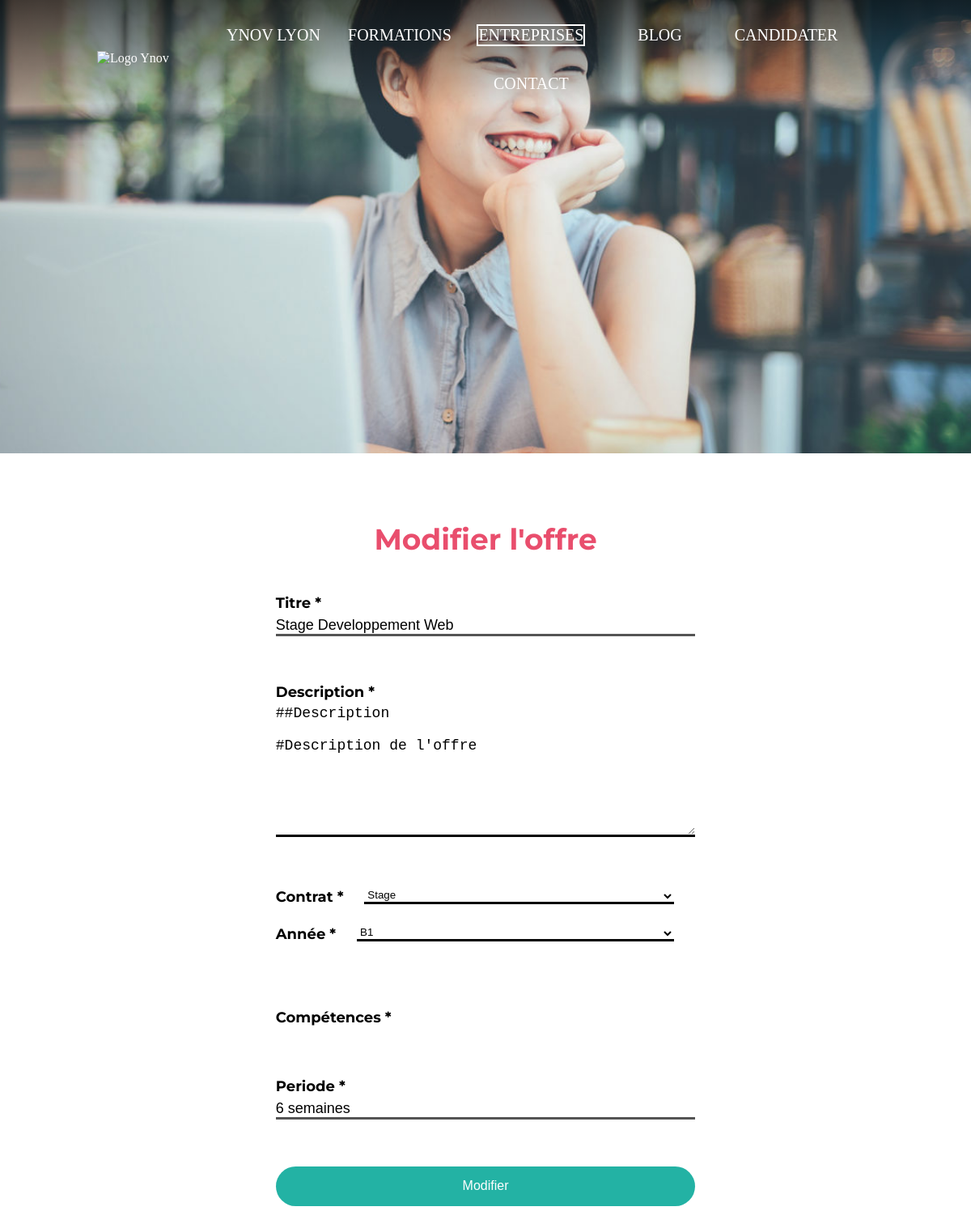
/editProfil/8, run on the app's committed database.
### tables this page shows
CREATE TABLE IF NOT EXISTS `osi_offer` (
  `id` int(11) UNSIGNED NOT NULL AUTO_INCREMENT,
  `title` varchar(255) NOT NULL DEFAULT '',
  `year` int(10) NOT NULL,
  `formation` int(11) NOT NULL,
  `contract` int(11) NOT NULL,
  `description` text NOT NULL,
  `period` varchar(255) DEFAULT NULL,
  PRIMARY KEY (`id`)
);

### src/functions.php (called while the page is built, shortened)
<?php
require_once('class.php');
$connection = new Connection("mysql:dbname=osi;host=127.0.0.1", "root", "");
$contracts = $connection->getTableContract();
$formations = $connection->getTableFormation();
$years = $connection->getTableYear();
if(isset($idFormation)){
    initOffers();
    initProfils();
}
function initOffers(){
    global $idFormation;
    $connection = getConnection();
    if($idFormation > 0 ){
        $offers = $connection->getTableOfferFormation($idFormation);
    }else{
        $offers = $connection->getTableOffer();
    }
}
function initProfils(){
    global $offers;
    $profils = updateProfil($offers, getConnection());
}
function getConnection(){
    global $connection;
    return $connection;
}
function getContracts(){
    global $contracts;
    return $contracts;
}
function getYears(){
    global $years;
    return $years;
}
function getFormations(){
    global $formations;
    return $formations;
}
function updateProfil($_offers, $_connection)
{
    $profils = null;
    foreach ($_offers as $key=> $item) {
        $itemSkills = NULL;
        $skills = $_connection->getTableUniqSkill($key);
        foreach ($skills as $skill) {
            $itemSkills[]=$skill['name'];
        }
        $profils[$key] = new Profil(
            $key, $item["title"],
            getContracts()[$item["contract"]]['name'],
            getYears()[$item["year"]]['name'],
            getFormations()[$item["formation"]]["name"],
            $item["description"],
            $item["period"],
            $itemSkills
        );
    }
    return $profils;
}
 ?>

### src/class/Connection.php (called while the page is built, shortened)
<?php
    class Connection
    {
        private $connection;
        function __construct(string $_dsn, string $_user, string $_pwd)
        {
            $this->connection = new PDO($_dsn, $_user, $_pwd);
        }
        public function getTableOffer()
        {
            $statement = $this->connection->prepare("
                SELECT * FROM osi_offer
            ");
            $statement->execute();
            $offer = $statement->fetchAll(PDO::FETCH_GROUP|PDO::FETCH_ASSOC|PDO::FETCH_UNIQUE);
            return $offer;
        }
        public function getTableUniqSkill($_id)
        {
            $statement = $this->connection->prepare("
                SELECT osi_skill.id, `name` FROM `osi_skill`,`osi_offer_skill` WHERE osi_offer_skill.offer_id = :_id AND osi_offer_skill.skill_id = osi_skill.id
            ");
            $statement->bindValue(':_id', $_id);
            $statement->execute();
            $UniqSkill = $statement->fetchAll(PDO::FETCH_GROUP|PDO::FETCH_ASSOC|PDO::FETCH_UNIQUE);
            return $UniqSkill;
        }
        public function getTableContract()
        {
            $statement = $this->connection->prepare("
                SELECT * FROM osi_contract
            ");
            $statement->execute();
            $contracts = $statement->fetchAll(PDO::FETCH_GROUP|PDO::FETCH_ASSOC|PDO::FETCH_UNIQUE);
            return $contracts;
        }
        public function getTableFormation()
        {
            $statement = $this->connection->prepare("
                SELECT * FROM osi_formation
            ");
            $statement->execute();
            $offerSkills = $statement->fetchAll(PDO::FETCH_GROUP|PDO::FETCH_ASSOC|PDO::FETCH_UNIQUE);
            return $offerSkills;
        }
        public function getTableYear()
        {
            $statement = $this->connection->prepare("
                SELECT * FROM osi_niveau_etude
            ");
            $statement->execute();
            $years = $statement->fetchAll(PDO::FETCH_GROUP|PDO::FETCH_ASSOC|PDO::FETCH_UNIQUE);
            return $years;
        }
    }
 ?>

### src/profilUpdate.php (the view, shortened to what this page needs)
<?php
    require_once("functions.php");
    $title= "Modification du profil: ".$profils[$idProfil]->getTitle();
    $description="Modification de l'offre:".$profils[$idProfil]->getDescription();
?>
<!doctype html>
<html lang="en">
<head>
    <meta name="description" content="<?php printf($description)?>">
    <meta property="og:title" content="<?php printf($title) ?>">
    <meta property="og:description" content="<?php printf($description) ?>">
    <link rel="stylesheet" href="../css/style.css"/>
</head>
<body>
    <header class="header text_headfoot">
        <nav class="header_ahead">
            <picture class="header_ahead_element header_ahead_logo">
                <img class="header_ahead_logo_img" src="../img/logo_ynov_campus_rvb_blanc.png" alt="Logo Ynov">
            </picture>
            <ul class="header_ahead_element text_header_title header_ahead_menu">
                <li class="header_ahead_menu_element">
                    <a class="" href="">YNOV LYON</a>
                </li>
                <li class="header_ahead_menu_element">
                    <a class="" href="">FORMATIONS</a>
                </li>
                <li class="header_ahead_menu_element header_ahead_element_select">
                    <a class="" href="/home/">ENTREPRISES</a>
                </li>
                <li class="header_ahead_menu_element">
                    <a class="" href="">BLOG</a>
                </li>
                <li class="header_ahead_menu_element">
                    <a class="" href="">CANDIDATER</a>
                </li>
                <li class="header_ahead_menu_element">
                    <a class="" href="">CONTACT</a>
                </li>
            </ul>
        </nav>
    </header>
    <main  class="text_page">
        <section class="margin_section padding_side">
            <form class="form update" action="<?=$idProfil?>" method="post">
                <h1 class="text_h"> Modifier l'offre</h1>
                <div class="form_element text_page_left">
                    <h4 class="text_h  ">Titre *</h4>
                    <input type="text" name="title" value="<?= $profils[$idProfil]->getTitle()?>" placeholder="<?= $profils[$idProfil]->getTitle()?>">
                </div>
                <div class="form_element text_page_left">
                    <h4 class="text_h ">Description *</h4>
                    <textarea name="description" rows="8" cols="80" placeholder="" ><?= $profils[$idProfil]->getDescription()?></textarea>
                </div>
                <div class="form_element form_element_row">
                    <div class="form_select">
                        <h4 class="text_h form_select_element">Contrat *</h4>
                        <select class="form_select_element" name="contract">
                            <option value="<?= $offers[$idProfil]["contract"]?>"><?= $profils[$idProfil]->getContract()?> </option>
                        </select>
                    </div>
                    <div class="form_select">
                        <h4 class="text_h   form_select_element">Année *</h4>
                        <select class="form_select_element" name="year">
                            <option value="<?= $offers[$idProfil]["year"] ?>"> <?= $profils[$idProfil]->getYear()?></option>
                        </select>
                    </div>
                </div>
                <div class="form_element form_check text_page_left">
                    <div class="form_check_title">
                        <h4 class="form_check_title_text text_h  ">Compétences *</h4>
                        <a href="" class="form_check_title_btn"><i class="fas fa-angle-down"></i></a>
                    </div>
                </div>
                <div class="form_element text_page_left">
                    <h4 class="text_h  ">Periode *</h4>
                    <input type="text" name="period" value="<?= $profils[$idProfil]->getPeriod() ?>" placeholder="periode">
                </div>
                <div class="form_element">
                    <button type="submit" class="btn btn_blue btn_submit">Modifier</button>
                </div>
            </form>
        </section>
    </main>
 </body>
</html>

### public/css/style.css (style rules this page uses)
* { padding: 0; margin: 0; }
body { background-color: #ffff; font-size: 1em; }
html { font-size: 62.5%; }
.padding_side { padding: 0% 10% 0% 10%; }
.margin_section { margin: 7% 0% 0% 0%; }

### public/css/text.css (style rules this page uses)
.text_page { font-family: 'Montserrat', sans-serif; font-weight: 300; color: #000; font-size: 1.8rem; text-align: center; }
.text_page_left { text-align: left; }
a { color: inherit; text-decoration: inherit; font-size: 1.6rem; }
button { font-size: 1.6rem; }
.text_h { color: #e94e6d; font-weight: 700; }
h1 { font-size: 3.6rem; margin-bottom: 3%; }
h4 { font-size: 1.8rem; }
.form h4 { color: #000; margin-bottom: 1%; }
.update h4 { color: #000; }
.text_headfoot { color: #fff; font-size: 1.6rem; }
.text_header_title { white-space: nowrap; }
.text_header_title a { font-size: 2rem; }

### public/css/header.css (style rules this page uses)
.header { height: 70vh; background-image: url("../img/background_recruter.jpg"); background-size: cover; background-repeat: no-repeat; background-position: 50%; }
.header_ahead { display: flex; background: linear-gradient(to top,transparent 0,rgba(0,0,0,.6) 100%); background-size: cover; padding: 1% 10% 0% 10%; }
.header_ahead_element { display: flex; align-self: flex-start; height: 15vh; }
.header_ahead_menu { flex-flow: row wrap; flex: 7; padding: 0% 3% 0% 3%; }
.header_ahead_menu_element { flex: 1; list-style: none; display: flex; flex-flow: column; justify-content: center; text-align: center; margin :auto 2%; }
.header_ahead_element_select>a { border : 2px solid white; }
.header_ahead_logo { flex: 1; }
.header_ahead_logo_img { width: 100%; align-self: center; }

### public/css/form.css (style rules this page uses)
.form { padding: 5% 20% 5% 20%; }
.form_element { padding: 5%; }
.form_element_row { display: flex; flex-flow: row; justify-content: space-between; }
.form_select { display: flex; flex-flow: row; justify-content: flex-start; }
.form_select_element { margin: 0% 5% 5% 0%; margin-right: 5%; text-align: left; white-space: nowrap; }
.form_check { display: flex; flex-flow: column; }
.form_check_title { display: flex; justify-content: space-between; }
.form_check_title_text { flex: 7; }
.form_check_title_btn { flex: 1; color: white; visibility: hidden; }
.update { padding: 0% 20% 0% 20%; }
@media screen and (max-device-width: 900px) { .form_element_row { flex-flow: column; } }
@media screen and (max-device-width: 900px) { .form_check_title_btn { visibility: visible; } }
@media screen and (max-device-width: 900px) { input,select { width: 100%; } }
input,textarea,select { background-color: transparent; border-width: 0px; border-bottom-width: 3px; }
textarea { box-sizing: border-box; width: 100%; }
textarea, input { font-size: 1.8rem; }
input,textarea,select,label { color: #000; border-color: #000; }
option { background-color: transparent; color: #000; }
button { background-color: transparent; border:none; }

### public/css/button.css (style rules this page uses)
.btn { display: flex; justify-content: center; padding: 2%; border-radius: 25px; color: white; }
.btn_blue { background-color: #23b2a4; }
.btn_submit { border-style: none; padding: 3%; border-width: 0px; width: 100%; }

### data on the page
osi_offer: title "Stage Developpement Web", description "##Description #Description de l'offre", period "6 semaines"

### other printed values
form field contract "Stage"
form field year "B1"
